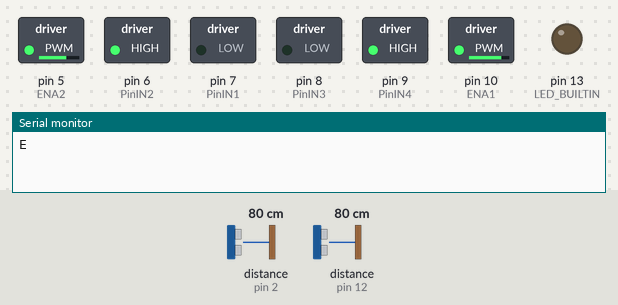
This sketch was run on a simulated Arduino Uno, built with avr-gcc and run on an emulated ATmega328P. Parts: switched loads named in the sketch (green lamp = pin HIGH), output pins drawn as LEDs (lit = HIGH), the last lines printed to the serial monitor. Wiring (inferred from the names in the program): 2 × ultrasonic range finder: trigger pin 4, echo pin 2 / trigger pin 11, echo pin 12. Inputs (shaded band) come from the test bench; at power-on: distance to the obstacle (sensors on pin 2, pin 12) 80 cm. The echo pulse lasts 58.3 µs per cm; pins used as bus, display or sensor lines are not drawn.

Above: at 0.05 s.
At 10.0 s:
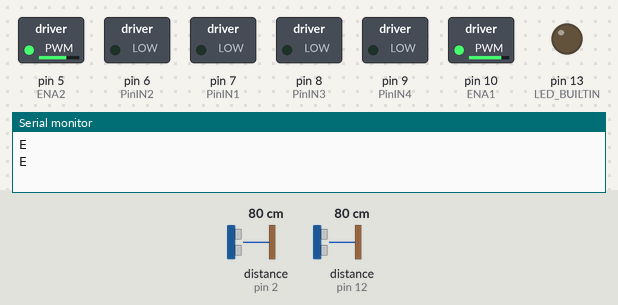
Timing chart, 0 to 11.5 s (numbered marks = the images above):
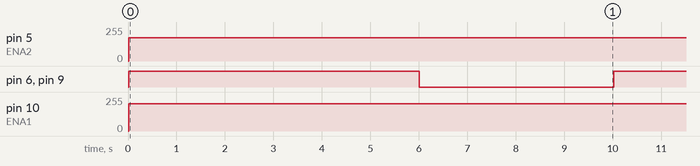

Measured:
- by itself, pin 5 (ENA2): 0/255 → 173/255 at 0.01 s
- by itself, pin 6 (PinIN2), pin 9 (PinIN4): alternates HIGH for 6.0 s and LOW for 4.0 s
- by itself, pin 10 (ENA1): 0/255 → 205/255 at 0.01 s

The sketch:

MotoresBuenoyHCSR04.ino
```cpp
int PinIN1 = 7;     //pines de habilitación de motor
int PinIN2 = 6;     //pines de habilitación de motor
int PinIN3 = 8;     //pines de habilitación de motor
int PinIN4 = 9;     //pines de habilitación de motor
int ENA1=10;        //pines de habilitación de motor
int ENA2=5;         //pines de habilitación de motor
int vel=205;        //velocidad motor1
int vel2=173;       //velocidad motor2

const int trigPin = 11;//pines sensores de movimiento
const int echoPin = 12;//pines sensores de movimiento
const int trigPin2 = 4;//pines sensores de movimiento
const int echoPin2 = 2;//pines sensores de movimiento
// variables de distancia de obstaculos
long duration;
int distance;
long duration2;
int distance2;

void setup() {
  pinMode(trigPin, OUTPUT); // Entradas y salidas del sensor de movimiento 1
  pinMode(echoPin, INPUT);
  pinMode(trigPin2, OUTPUT); // Entradas y salidas del sensor de movimiento 2
  pinMode(echoPin2, INPUT);

  pinMode(PinIN1, OUTPUT);
  pinMode(PinIN2, OUTPUT);  // Pines de salida de los motores de potencia
  pinMode(PinIN3, OUTPUT);
  pinMode(PinIN4, OUTPUT);
  pinMode (ENA1, OUTPUT);
  pinMode (ENA2, OUTPUT);
  pinMode(LED_BUILTIN, OUTPUT);
  Serial.begin(9600);
  Serial.println('E');


}
void loop() {
///// Movimiento hasta encontrar un siguiente WayPoint
hcsr041();
hcsr042();

if(distance<=15)Derecha();
else
if(distance2<=15)Izquierda();
else Adelante();

if (Serial.available() > 0) {
char dato = Serial.read();
if (dato=='R'){
  Adelante();
delay(1000);
MotorStop();
Serial.println('E');
  }

}

Adelante();
delay(6000);
MotorStop();
Serial.println('E');
delay(4000);


}

//FUNCIONES DE DETECCIÓN DE OBSTÁCULOS
void hcsr041(){
  digitalWrite(trigPin, LOW);
delayMicroseconds(2);
digitalWrite(trigPin, HIGH);
delayMicroseconds(10);
digitalWrite(trigPin, LOW);
duration = pulseIn(echoPin, HIGH);
//Calculo de la distancia del obstaculo1
distance= duration*0.034/2;
//Serial.print("Distance: ");
//Serial.println(distance);
  }
  void hcsr042(){
  digitalWrite(trigPin2, LOW);
delayMicroseconds(2);
digitalWrite(trigPin2, HIGH);
delayMicroseconds(10);
digitalWrite(trigPin2, LOW);
duration2 = pulseIn(echoPin2, HIGH);
//Calculo de la distancia del obstaculo2
distance2= duration2*0.034/2;
//Serial.print("Distance-----2: ");
//Serial.println(distance2);
  }

//FUNCIONES DE MOVIMIENTO
  void Adelante()
{
  digitalWrite (PinIN1, LOW);
  digitalWrite (PinIN2, HIGH);
  digitalWrite (PinIN3, LOW);
  digitalWrite (PinIN4, HIGH);
  analogWrite(ENA1,vel);
  analogWrite(ENA2,vel2);
}
void Atras()
{
  digitalWrite (PinIN1, HIGH);
  digitalWrite (PinIN2, LOW);
  digitalWrite (PinIN3, HIGH);
  digitalWrite (PinIN4, LOW);
  analogWrite(ENA1,vel);
  analogWrite(ENA2,vel2);
}
void Derecha()
{
  digitalWrite (PinIN1, LOW);
  digitalWrite (PinIN2, HIGH);
  digitalWrite (PinIN3, HIGH);
  digitalWrite (PinIN4, LOW);
  analogWrite(ENA1,vel);
  analogWrite(ENA2,vel2);
}
void Izquierda()
{
  digitalWrite (PinIN1, HIGH);
  digitalWrite (PinIN2, LOW);
  digitalWrite (PinIN3, LOW);
  digitalWrite (PinIN4, HIGH);
  analogWrite(ENA1,vel);
  analogWrite(ENA2,vel2);
}

void MotorStop()
{
  digitalWrite (PinIN1, LOW);
  digitalWrite (PinIN2, LOW);
  digitalWrite (PinIN3, LOW);
  digitalWrite (PinIN4, LOW);
}
```
